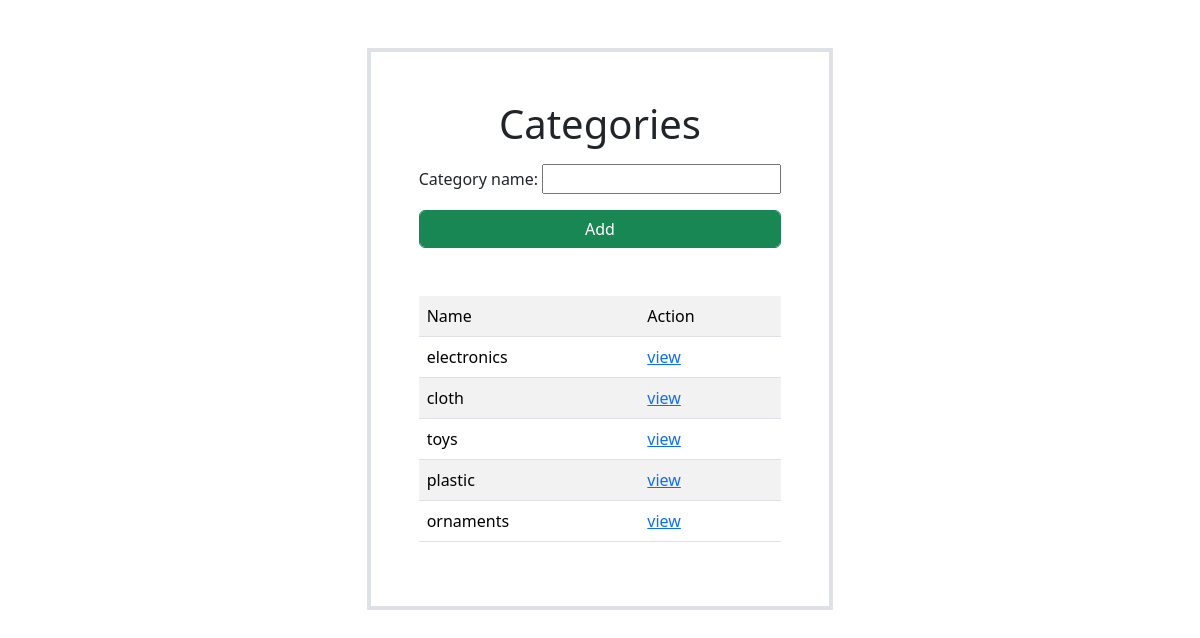
The page /category/ on the database its author committed.
### exset1/models.py (models this page shows, shortened)
class Category(models.Model):
    category_name=models.CharField(max_length=200)

### exset1/views.py (the view)
# urls.py: path("category/",views.CategoryCreateView.as_view(),name='category_add'),
class CategoryCreateView(CreateView,ListView):
    template_name="category_add.html"
    form_class= CategoryForm
    model=Category
    context_object_name="categories"
    success_url=reverse_lazy("category_add")

### exset1/forms.py
class CategoryForm(forms.ModelForm):
    class Meta:
        model=Category
        fields=["category_name"]

### exset1/templates/category_add.html (shortened to what this page needs)
<!DOCTYPE html>
<html lang="en">
<head>
    <link href="https://cdn.jsdelivr.net/npm/bootstrap@5.3.2/dist/css/bootstrap.min.css" rel="stylesheet">
</head>
<body>
<div class="container d-flex flex-column align-items-center mt-5">
    <div class="border border-4 p-5">
     <h1 class="text-center mb-3">Categories</h1>
     <div class="w-100">
      <form action="" method="post">
          {{form.as_p}}
          <button type="submit" class="btn btn-success form-control">Add</button>
      </form>
     </div>
     <div class="mt-5 w-100">
      <table class="table table-striped">
          <tr>
              <td>Name</td>
              <td>Action</td>
          </tr>
          {%for cat in categories%}
             <tr>
              <td>{{cat.category_name}}</td>
              <td>
                  <a href="{%url 'category-detail' cat.id%}">view</a>
              </td>
             </tr>
          {%endfor%}
      </table>
     </div>
    </div>
 </div>
</body>
</html>

### rows shown on the page
Category: category_name "electronics"
Category: category_name "cloth"
Category: category_name "toys"
Category: category_name "plastic"
Category: category_name "ornaments"
